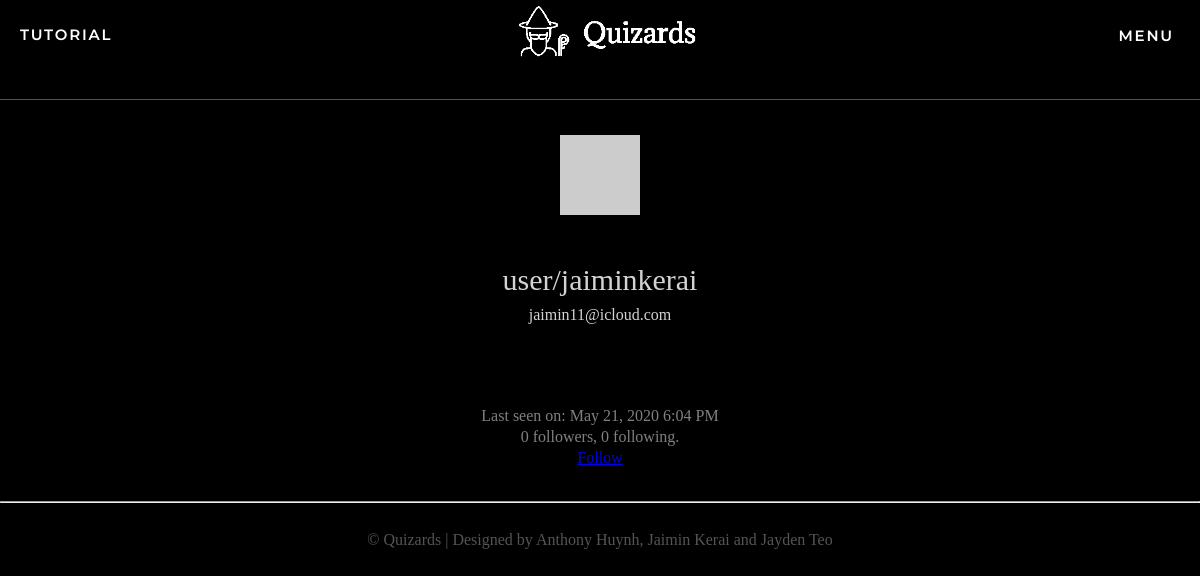
Page /user/jaiminkerai (signed in) on the committed database.
### app/models.py (models this page shows, shortened)
class User(UserMixin, db.Model):
    id = db.Column(db.Integer, primary_key=True)
    username = db.Column(db.String(64), index=True, unique=True)
    email = db.Column(db.String(120), index=True, unique=True)
    password_hash = db.Column(db.String(128))
    posts = db.relationship('Post', backref='author', lazy='dynamic')
    authorOf = db.relationship('Quizzes', backref='author', lazy='dynamic')
    admin = db.Column(db.Boolean, unique=False, default=False)
    marksOf = db.relationship('quizMarks', backref='markOf', lazy='dynamic')
    longanswers = db.relationship('LongAnswers', backref='user', lazy='dynamic')
    def avatar(self, size):
        digest = md5(self.email.lower().encode('utf-8')).hexdigest()
        return 'https://www.gravatar.com/avatar/{}?d=identicon&s={}'.format(
            digest, size)
    about_me = db.Column(db.String(140))
    last_seen = db.Column(db.DateTime, default=datetime.utcnow)
    followed = db.relationship(
        'User', secondary=followers,
        primaryjoin=(followers.c.follower_id == id),
        secondaryjoin=(followers.c.followed_id == id),
        backref=db.backref('followers', lazy='dynamic'), lazy='dynamic')
    def is_following(self, user):
        return self.followed.filter(
            followers.c.followed_id == user.id).count() > 0

### app/routes.py (the view)
@app.route('/user/<username>')
@login_required
def user(username):
    user = User.query.filter_by(username=username).first_or_404()
    page = request.args.get('page', 1, type=int)
    posts = user.posts.order_by(Post.timestamp.desc()).paginate(
        page, app.config['POSTS_PER_PAGE'], False)
    quizzes = user.authorOf.paginate(page)
    next_url = url_for('user', username=user.username, page=posts.next_num) \
        if posts.has_next else None
    prev_url = url_for('user', username=user.username, page=posts.prev_num) \
        if posts.has_prev else None
    return render_template('user.html', user=user, posts=posts.items,
                           next_url=next_url, prev_url=prev_url, quizzes=quizzes.items)

### app/models.py (called while the page is built)
@login.user_loader
def load_user(id):
    return User.query.get(int(id))

### app/routes.py (called while the page is built)
@app.before_request
def before_request():
    if current_user.is_authenticated:
        g.user = load_user(current_user.id)
        current_user.last_seen = datetime.utcnow()
        db.session.commit()

### app/templates/user.html (shortened to what this page needs)
{% extends "base.html" %}
{% block content %}
<div class="container">
    <table class= "profile-table" width="100%">
        <tr>
            <td width="100%" style="text-align: center;"><img src="{{ user.avatar(128) }}" class="profile-avatar"></td>
        </tr>
        <tr>
            <td style="text-align: center;">
                <p class="username">user/{{ user.username }}</p>
                <p class="email">{{ user.email }}</p>
            </td>
        </tr>
        <tr>
            <td>
            </td>
        </tr>
        <tr>
            <td>
                {% if user.last_seen %}<p>Last seen on: {{ moment(user.last_seen).format('LLL') }}</p>{% endif %}
                <p>{{ user.followers.count() }} followers, {{ user.followed.count() }} following.</p>
                {% if user == current_user %}
                <p><a href="{{ url_for('edit_profile') }}">Edit your profile</a></p>
                {% elif not current_user.is_following(user) %}
                <p><a href="{{ url_for('follow', username=user.username) }}">Follow</a></p>
                {% else %}
                <p><a href="{{ url_for('unfollow', username=user.username) }}">Unfollow</a></p>
                {% endif %}
            </td>
        </tr>
    </table>
    <hr>
</div>
{% endblock %}

### app/static/css/styles.css (style rules this page uses)
body { margin: 0; padding: 0; height: 100vh; font-family: Verdana; background-color: black; color: rgb(215, 218, 220); }
.assessments th, td { padding: 15px; text-align: left; }
.profile-avatar { text-align: center; }
.profile-table td { text-align:center; line-height:5px; }
.profile-table .username { font-size: 30px; color:lightgrey; }
.profile-table .email { color:lightgrey; }
.profile-table p { color:grey; }
html, body { height:100%; position:relative; overflow:auto; }

### rows in the picture
User: username "jaiminkerai", email "jaimin11@icloud.com", last_seen "May 21, 2020 6:04 PM"

### other values in the picture
{{ user.followers.count() }} "0"
{{ user.followed.count() }} "0"
